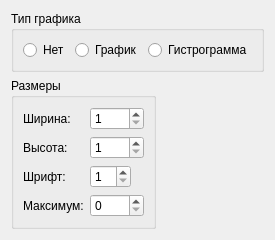
<?xml version="1.0" encoding="UTF-8"?>
<ui version="4.0">
 <class>GraphEdit</class>
 <widget class="QWidget" name="GraphEdit">
  <property name="geometry">
   <rect>
    <x>0</x>
    <y>0</y>
    <width>270</width>
    <height>193</height>
   </rect>
  </property>
  <property name="windowTitle">
   <string>Редактор графиков</string>
  </property>
  <layout class="QVBoxLayout" name="verticalLayout">
   <item>
    <widget class="QGroupBox" name="groupBox">
     <property name="title">
      <string>Тип графика</string>
     </property>
     <layout class="QHBoxLayout" name="horizontalLayout">
      <item>
       <widget class="QRadioButton" name="rNone">
        <property name="text">
         <string>Нет</string>
        </property>
       </widget>
      </item>
      <item>
       <widget class="QRadioButton" name="rGraph">
        <property name="text">
         <string>График</string>
        </property>
       </widget>
      </item>
      <item>
       <widget class="QRadioButton" name="rHistro">
        <property name="text">
         <string>Гистрограмма</string>
        </property>
       </widget>
      </item>
     </layout>
    </widget>
   </item>
   <item>
    <layout class="QHBoxLayout" name="layPrev">
     <item>
      <widget class="QGroupBox" name="groupBox_2">
       <property name="title">
        <string>Размеры</string>
       </property>
       <layout class="QFormLayout" name="formLayout">
        <property name="fieldGrowthPolicy">
         <enum>QFormLayout::ExpandingFieldsGrow</enum>
        </property>
        <item row="0" column="0">
         <widget class="QLabel" name="label">
          <property name="text">
           <string>Ширина:</string>
          </property>
         </widget>
        </item>
        <item row="0" column="1">
         <widget class="QSpinBox" name="spinW">
          <property name="minimum">
           <number>1</number>
          </property>
          <property name="maximum">
           <number>2048</number>
          </property>
         </widget>
        </item>
        <item row="1" column="0">
         <widget class="QLabel" name="label_2">
          <property name="text">
           <string>Высота:</string>
          </property>
         </widget>
        </item>
        <item row="1" column="1">
         <widget class="QSpinBox" name="spinH">
          <property name="minimum">
           <number>1</number>
          </property>
          <property name="maximum">
           <number>2048</number>
          </property>
         </widget>
        </item>
        <item row="2" column="0">
         <widget class="QLabel" name="label_3">
          <property name="text">
           <string>Шрифт:</string>
          </property>
         </widget>
        </item>
        <item row="2" column="1">
         <widget class="QSpinBox" name="spinF">
          <property name="minimum">
           <number>1</number>
          </property>
          <property name="maximum">
           <number>50</number>
          </property>
         </widget>
        </item>
        <item row="3" column="0">
         <widget class="QLabel" name="lblM">
          <property name="text">
           <string>Максимум:</string>
          </property>
         </widget>
        </item>
        <item row="3" column="1">
         <widget class="QSpinBox" name="spinM">
          <property name="minimum">
           <number>0</number>
          </property>
          <property name="maximum">
           <number>2048</number>
          </property>
         </widget>
        </item>
       </layout>
      </widget>
     </item>
     <item>
      <widget class="QLabel" name="lblImg">
       <property name="text">
        <string/>
       </property>
      </widget>
     </item>
    </layout>
   </item>
   <item>
    <spacer name="verticalSpacer">
     <property name="orientation">
      <enum>Qt::Vertical</enum>
     </property>
     <property name="sizeHint" stdset="0">
      <size>
       <width>10</width>
       <height>10</height>
      </size>
     </property>
    </spacer>
   </item>
  </layout>
 </widget>
 <resources/>
 <connections/>
</ui>
